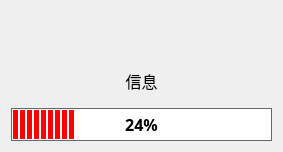
<?xml version="1.0" encoding="UTF-8"?>
<ui version="4.0">
 <class>Update_UI</class>
 <widget class="QWidget" name="Update_UI">
  <property name="geometry">
   <rect>
    <x>0</x>
    <y>0</y>
    <width>283</width>
    <height>152</height>
   </rect>
  </property>
  <property name="font">
   <font>
    <family>黑体</family>
    <pointsize>12</pointsize>
   </font>
  </property>
  <property name="windowTitle">
   <string>软件更新</string>
  </property>
  <property name="windowIcon">
   <iconset resource="../images.qrc">
    <normaloff>:/按钮图标/窗体/res/更新.png</normaloff>:/按钮图标/窗体/res/更新.png</iconset>
  </property>
  <layout class="QVBoxLayout" name="verticalLayout">
   <item>
    <layout class="QHBoxLayout" name="horizontalLayout">
     <item>
      <spacer name="horizontalSpacer">
       <property name="orientation">
        <enum>Qt::Horizontal</enum>
       </property>
       <property name="sizeHint" stdset="0">
        <size>
         <width>40</width>
         <height>20</height>
        </size>
       </property>
      </spacer>
     </item>
     <item>
      <widget class="QLabel" name="label">
       <property name="maximumSize">
        <size>
         <width>60</width>
         <height>60</height>
        </size>
       </property>
       <property name="text">
        <string/>
       </property>
       <property name="pixmap">
        <pixmap resource="../images.qrc">:/按钮图标/窗体/res/图标.png</pixmap>
       </property>
       <property name="scaledContents">
        <bool>true</bool>
       </property>
      </widget>
     </item>
     <item>
      <spacer name="horizontalSpacer_2">
       <property name="orientation">
        <enum>Qt::Horizontal</enum>
       </property>
       <property name="sizeHint" stdset="0">
        <size>
         <width>40</width>
         <height>20</height>
        </size>
       </property>
      </spacer>
     </item>
    </layout>
   </item>
   <item>
    <widget class="QLabel" name="label_2">
     <property name="font">
      <font>
       <family>微软雅黑</family>
       <pointsize>12</pointsize>
       <weight>50</weight>
       <italic>false</italic>
       <bold>false</bold>
      </font>
     </property>
     <property name="text">
      <string>信息</string>
     </property>
     <property name="alignment">
      <set>Qt::AlignCenter</set>
     </property>
    </widget>
   </item>
   <item>
    <widget class="QProgressBar" name="progressBar">
     <property name="styleSheet">
      <string notr="true">QProgressBar
{
    border: 1px solid #666666;
    text-align: center;
    color: #000;
    font-weight: bold;
}

QProgressBar::chunk
{
    background-color: red; /* 将黄色改为红色 */
    width: 5px;
    margin: 0.5px;
}
</string>
     </property>
     <property name="value">
      <number>24</number>
     </property>
     <property name="alignment">
      <set>Qt::AlignCenter</set>
     </property>
     <property name="orientation">
      <enum>Qt::Horizontal</enum>
     </property>
     <property name="invertedAppearance">
      <bool>false</bool>
     </property>
     <property name="textDirection">
      <enum>QProgressBar::TopToBottom</enum>
     </property>
    </widget>
   </item>
  </layout>
 </widget>
 <resources>
  <include location="../images.qrc"/>
 </resources>
 <connections/>
</ui>
